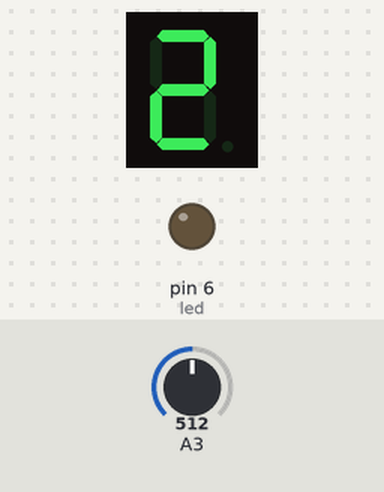
Recording of a sketch running on a simulated Arduino Uno, built with avr-gcc and run on an emulated ATmega328P. Shown: 1-digit seven-segment display, output pins drawn as LEDs (lit = HIGH). Wiring (inferred from the names in the program): 1-digit 7-segment display, segments lit when HIGH: segments A0, A1, A2, pin 2, pin 4, pin 7, pin 8, pin 13. Dashed ring = blinking. The inputs (shaded band) are chosen by the test bench; at power-on: A3 = 512. The segment pins are drawn as the display they are named for; pins used as bus, display or sensor lines are not drawn; what the sketch prints to the serial monitor is not drawn.

Above: at 1.8 s.
1.9 s: A3 set to 782
6.3 s: A3 set to 811
At 6.62 s:
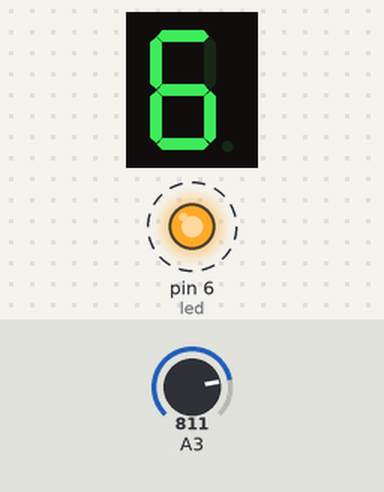
At 8.7 s:
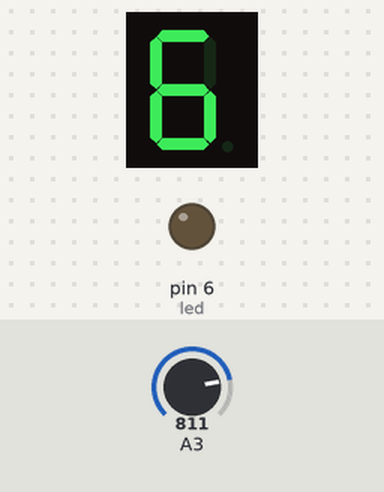
Timing chart, 0 to 10.2 s (numbered marks = the images above; inputs shaded):
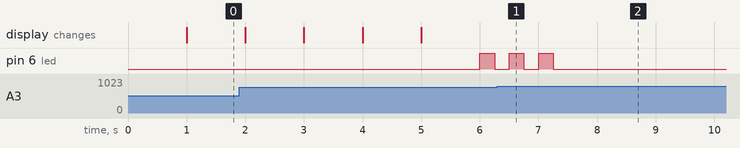

The sketch:

1.ino
```cpp
// Code 7 segment;
// Code ตัวนี้อาจจะไม่ได้มีให้เปลี่ยนตัวเลข digit อื่น ๆ เอาไว้สำหรับการเตรียมสอบ IoT ในวันจันทร์ที่ 9 กันยนยน เท่านั้น!
// สร้างตัวแปรสำหรับการกำหนดให้ไฟสว่างคล้าย ๆ กับ LED
int segmentA = A0;
int segmentB = A1;
int segmentC = A2;
int segmentD = 2;
int segmentE = 4;
int segmentF = 7;
int segmentG = 8;
int segmentDP = 13;
int led = 6;
int num;

// กำหนด Pin ให้ส่งสัญญาณขาออก (ลักษณะคล้าย ๆ กับการทำให้ LED สว่าง)
void setup(){
  Serial.begin(115200);
  pinMode(segmentA, OUTPUT);
  pinMode(segmentB, OUTPUT);
  pinMode(segmentC, OUTPUT);
  pinMode(segmentD, OUTPUT);
  pinMode(segmentE, OUTPUT);
  pinMode(segmentF, OUTPUT);
  pinMode(segmentG, OUTPUT);
  pinMode(segmentDP, OUTPUT);
  pinMode(led, OUTPUT);
}

void loop(){
  int Temp = analogRead(A3);
  Serial.println(Temp);
  // เรียกใช้งานฟังก์ชันที่ชื่อว่า DisplayNumber();
  // displayNumber();
  if(Temp<800){
    num++;
    displaySegment(num);
    delay(1000);
  }
  if(num==6){
    for(int i = 0; i<=2; i++){
      digitalWrite(led, 1);
      delay(250);
      digitalWrite(led, 0);
      delay(250);
    num = 0;
    }
  }
}


// void displayNumber(){
//   // สร้างลูปสำหรับการแสดงผลตัวเลขตั้งแต่ 0-9 ใน 7 segment
//   for(int NumberDigit = 0; NumberDigit <= 9; NumberDigit++){
//     displaySegment(NumberDigit);
//     delay(500);
//   }
// }

// ฟังก์ชันสำหรับการรับค่าแต่ละตัวแล้วเอามาแสดงใน 7 segment
void segment(byte A,byte B,byte C,byte D,byte E,byte F,byte G,byte DP){
  digitalWrite(segmentA, A);
  digitalWrite(segmentB, B);
  digitalWrite(segmentC, C);
  digitalWrite(segmentD, D);
  digitalWrite(segmentE, E);
  digitalWrite(segmentF, F);
  digitalWrite(segmentG, G);
  digitalWrite(segmentDP, DP);
}

// ฟังก์ชันสำหรับการเปิด-ปิด 7 segment ให้เป็นตัวเลขตั้งแต่ 0-9
void displaySegment(int numberToDisplay){
  switch(numberToDisplay){
    // number 0
    case 0:
    segment(1,1,1,1,1,1,0,0);
    break;
    // number 1
    case 1:
    segment(0,1,1,0,0,0,0,0);
    break;
    // number 2
    case 2:
    segment(1,1,0,1,1,0,1,0);
    break;
    // number 3
    case 3:
    segment(1,1,1,1,0,0,1,0);
    break;
    // number 4
    case 4:
    segment(0,1,1,0,0,1,1,0);
    break;
    // number 5
    case 5:
    segment(1,0,1,1,0,1,1,0);
    break;
    // number 6
    case 6:
    segment(1,0,1,1,1,1,1,0);
    break;
    // number 7
    case 7:
    segment(1,1,1,0,0,0,0,0);
    break;
    // number 8
    case 8:
    segment(1,1,1,1,1,1,1,0);
    break;
    // number 9
    case 9:
    segment(1,1,1,1,0,1,1,0);
    break;
  }
}
```

Measured:
- the behaviour switches between 799 and 800 on A3 (found by bisection; images 0 and 1)
- after the input at 6.3 s, pin 6 (led): goes on until 7.3 s, then stays LOW
